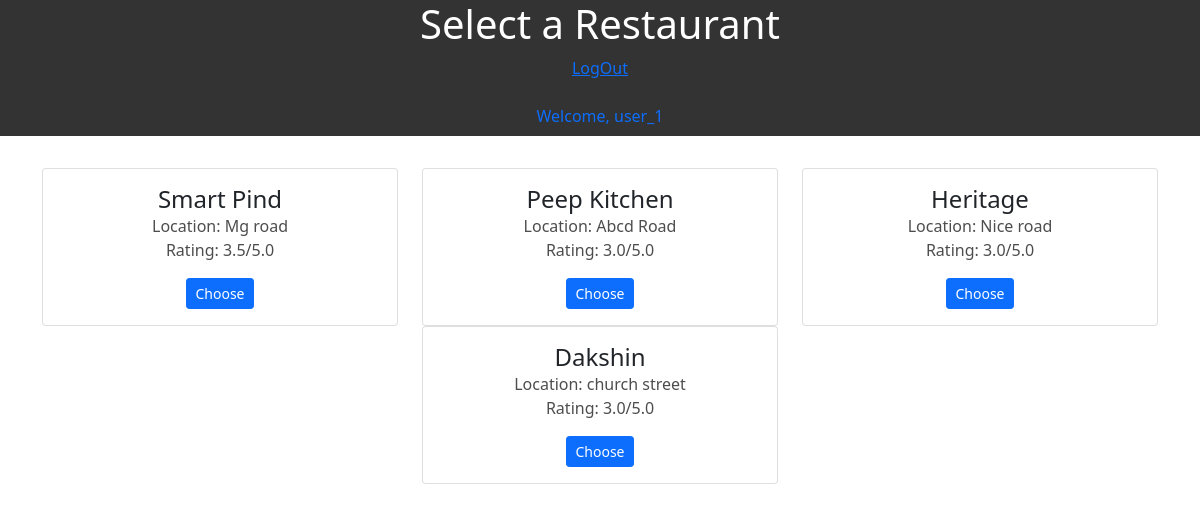
Page /restaurant_choose.php (signed in) on the committed database.
### tables this page shows
CREATE TABLE `restaurant` (
  `R_ID` int(30) NOT NULL,
  `name` varchar(30) NOT NULL,
  `location` varchar(30) NOT NULL,
  `phone_number` varchar(30) NOT NULL,
  `rating` float(2,1) NOT NULL
);

### restaurant_choose.php (the view, shortened to what this page needs)
<?php
$conn = Connect();
?>
<!DOCTYPE html>
<html lang="en">
<head>
    <link href="https://cdn.jsdelivr.net/npm/bootstrap@5.1.3/dist/css/bootstrap.min.css" rel="stylesheet">
</head>
<body>
    <div class="jumbotron" style="color: #FFFFFF; margin-bottom: 0rem; background: #333333; border-radius:0rem">
        <div class="container text-center">
            <h1>Select a Restaurant</h1>
            <p><a href="logout.php">LogOut</a></p>
            <p><a href="customer.php" class="nav-link">Welcome, <?php echo $_SESSION["login_customer"] ?></a></p>
        </div>
    </div>
    <div class="site-section" id="section-home">
        <div class="container" style="padding-top: 1rem">
            <div class="row align-items-center justify-content-center text-center" data-aos="fade-up" data-aos-delay="400">
                <?php
                $sql = "select * from restaurant order by R_ID";
                $result = mysqli_query($conn, $sql);
                if ($result) {
                    while ($row = mysqli_fetch_assoc($result)) {
                ?>
                        <div class="col-xs-12 col-sm-6 col-md-4">
                            <div class="image-flip1">
                                <div class="mainflip">
                                    <div class="frontside">
                                        <div class="card">
                                            <div class="card-body text-center">
                                                <form method="post" action="restaurant.php">
                                                    <h4 class="card-title" style="margin-bottom:0px"><?php echo $row["name"]; ?></h4>
                                                    <p class="card-text" style="color: rgb(77,77,77); margin-bottom:0px">Location: <?php echo $row["location"]; ?></p>
                                                    <p class="card-text" style="color: rgb(77,77,77)">Rating: <?php echo $row["rating"]; ?>/5.0</p>
                                                    <button type="submit" name="choose" class="btn btn-primary btn-sm">Choose<i class="fa fa-plus"></i></button>
                                                </form>
                                            </div>
                                        </div>
                                    </div>
                                </div>
                            </div>
                        </div>
                <?php
                    }
                }
                ?>
            </div>
        </div>
    </div>
</body>
</html>

### rows in the picture
restaurant: name "Smart Pind", location "Mg road", rating "3.5"
restaurant: name "Peep Kitchen", location "Abcd Road", rating "3.0"
restaurant: name "Heritage", location "Nice road", rating "3.0"
restaurant: name "Dakshin", location "church street", rating "3.0"

### other values in the picture
$_SESSION["login_customer"] "user_1"
